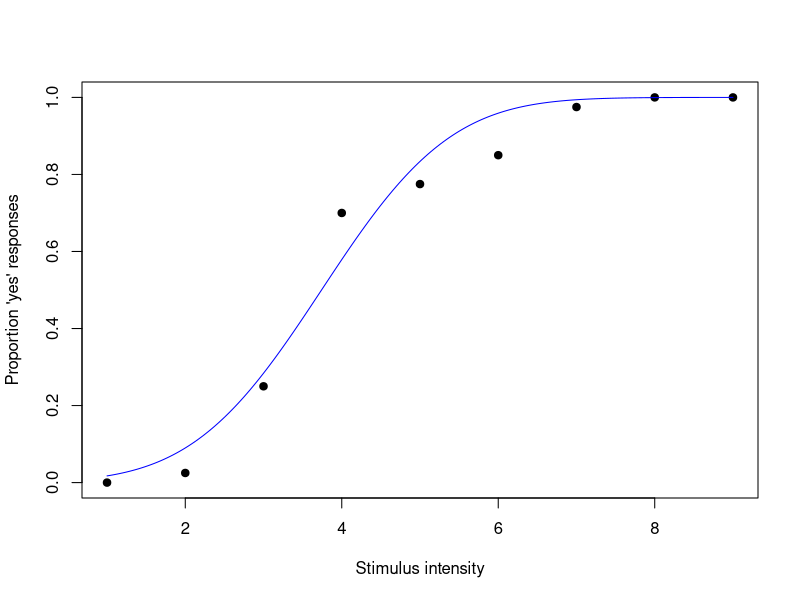
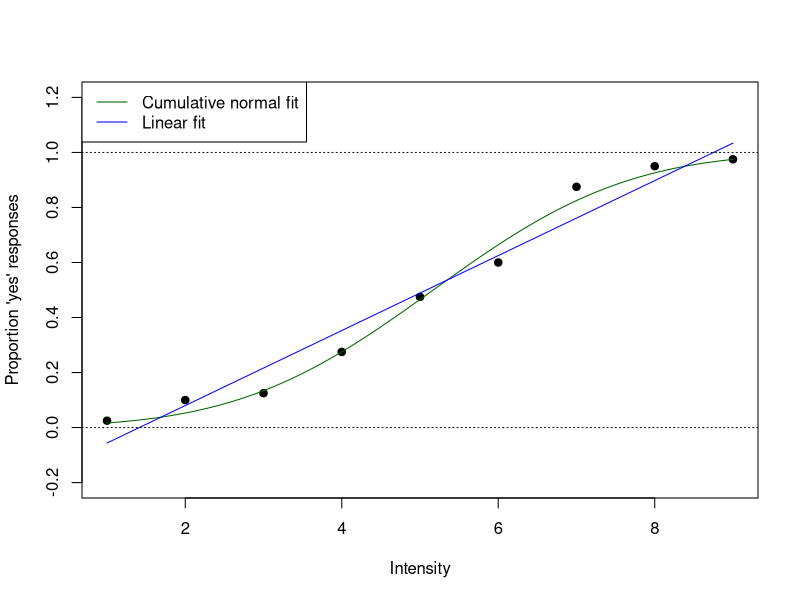

These charts were generated, in order, by the following R code:
## ---- chunk 1
intensity <- 1:9
n_trials <- rep(40, 9)
n_yes <- c(1, 4, 5, 11, 19, 24, 35, 38, 39)
prop_yes <- n_yes / n_trials

data <- data.frame(intensity, n_yes, n_trials, prop_yes)

psychometric_model <- function(mu, sigma, x) {
  pnorm(x, mean = mu, sd = sigma)
}

rmsd <- function(params, data) {
  mu <- params[1]; sigma <- params[2]
  predicted <- psychometric_model(mu, sigma, data$intensity)
  sqrt(mean((data$prop_yes - predicted)^2))
}
## ---- chunk 2
rmsd(c(5, 1), data)     # a plausible guess
rmsd(c(2, 3), data)     # a clearly worse guess
rmsd(c(5, 0.9), data)   # another plausible guess
## ---- chunk 3
mu_vals <- seq(1, 9, length.out = 100)
sigma_vals <- seq(0.1, 3, length.out = 100)
grid <- expand.grid(mu = mu_vals, sigma = sigma_vals)
grid$rmsd <- apply(grid, 1, function(row) rmsd(row, data))
best <- grid[which.min(grid$rmsd), ]
best
## ---- chunk 4
fit_extreme <- optim(par = c(mu = 1, sigma = 2.9), fn = rmsd, data = data)
fit_extreme$par
## ---- chunk 5
fit_rmsd <- optim(par = c(mu = 4, sigma = 0.5), fn = rmsd, data = data)
fit_rmsd$par
## ---- chunk 6
nll <- function(params, data) {
  mu <- params[1]; sigma <- params[2]
  predicted <- psychometric_model(mu, sigma, data$intensity)
  predicted <- pmin(pmax(predicted, 1e-6), 1 - 1e-6)
  -sum(dbinom(data$n_yes, data$n_trials, predicted, log = TRUE))
}

fit_mle <- optim(par = c(mu = 4, sigma = 0.5), fn = nll, data = data)
fit_mle$par
fit_rmsd$par
## ---- chunk 7
# a miss of 2, near the middle of the range (prop_yes close to 0.5)
dbinom(18, size = 40, prob = 0.45)   # observed 18, model predicted 0.45 -> "expected" ~18
dbinom(20, size = 40, prob = 0.45)   # observed 20 instead - a miss of 2

# a miss of 2, near the edge of the range (prop_yes close to 0)
dbinom(0, size = 40, prob = 0.05)    # observed 0, model predicted 0.05 -> "expected" ~2
dbinom(2, size = 40, prob = 0.05)    # observed 2 instead - the same miss of 2
## ---- chunk 8
set.seed(99)
intensity_sim <- 1:9
true_mu <- 4
true_sigma <- 1.3
p_true <- pnorm(intensity_sim, mean = true_mu, sd = true_sigma)

n_trials_sim <- rep(40, 9)
n_yes_sim <- rbinom(length(intensity_sim), n_trials_sim, p_true)
prop_yes_sim <- n_yes_sim / n_trials_sim

data_sim <- data.frame(intensity = intensity_sim, n_yes = n_yes_sim,
                        n_trials = n_trials_sim, prop_yes = prop_yes_sim)
## ---- chunk 9
fit_sim <- optim(par = c(mu = 4, sigma = 0.5), fn = rmsd, data = data_sim)
fit_sim$par
## ---- chunk 10
c(true_mu = true_mu, true_sigma = true_sigma)
fit_sim$par
## ---- chunk 11
plot(data_sim$intensity, data_sim$prop_yes, pch = 19,
     xlab = "Stimulus intensity", ylab = "Proportion 'yes' responses", ylim = c(0, 1))

x_seq <- seq(1, 9, length.out = 200)
lines(x_seq, psychometric_model(fit_sim$par[1], fit_sim$par[2], x_seq), col = "blue")
## ---- chunk 12
linear_model <- function(a, b, x) {
  a + b * x
}
## ---- chunk 13
rmsd_linear <- function(params, data) {
  a <- params[1]; b <- params[2]
  predicted <- linear_model(a, b, data$intensity)
  sqrt(mean((data$prop_yes - predicted)^2))
}
## ---- chunk 14
fit_linear <- optim(par = c(a = 0, b = 0.1), fn = rmsd_linear, data = data)
fit_linear$par
fit_linear$value
## ---- chunk 15
fit_linear$value
fit_rmsd$value
## ---- chunk 16
plot(data$intensity, data$prop_yes, pch = 19, ylim = c(-0.2, 1.2),
     xlab = "Intensity", ylab = "Proportion 'yes' responses")

x_seq <- seq(1, 9, length.out = 200)
lines(x_seq, psychometric_model(fit_rmsd$par[1], fit_rmsd$par[2], x_seq), col = "darkgreen")
lines(x_seq, linear_model(fit_linear$par[1], fit_linear$par[2], x_seq), col = "blue")
abline(h = c(0, 1), lty = "dotted")
legend("topleft", legend = c("Cumulative normal fit", "Linear fit"),
       col = c("darkgreen", "blue"), lty = 1)
